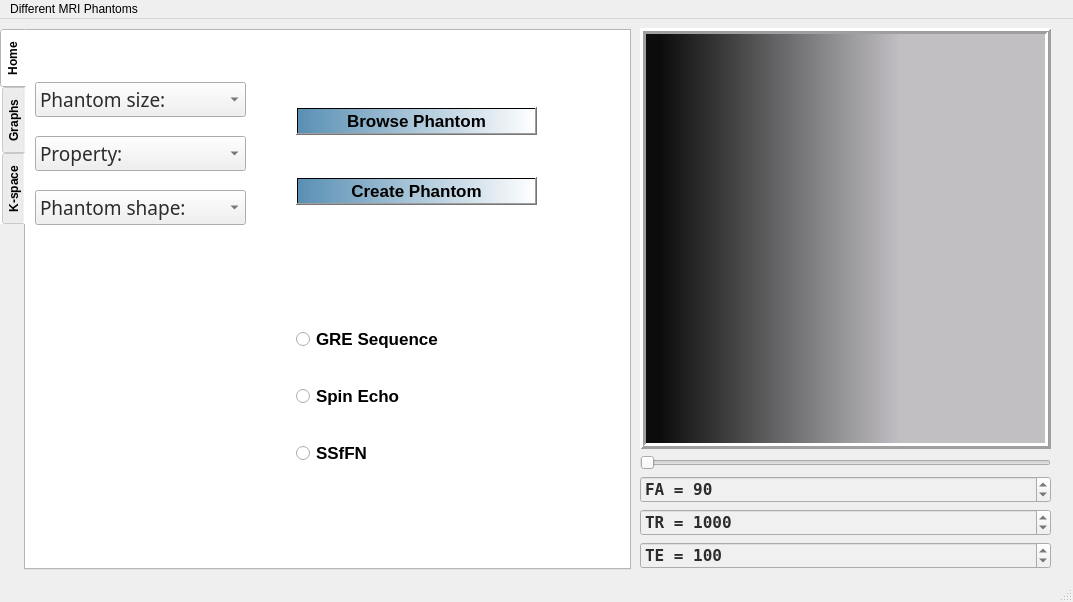
<?xml version="1.0" encoding="UTF-8"?>
<ui version="4.0">
 <class>MainWindow</class>
 <widget class="QMainWindow" name="MainWindow">
  <property name="geometry">
   <rect>
    <x>0</x>
    <y>0</y>
    <width>1073</width>
    <height>602</height>
   </rect>
  </property>
  <property name="windowTitle">
   <string>MainWindow</string>
  </property>
  <widget class="QWidget" name="centralwidget">
   <widget class="QTabWidget" name="tabWidget">
    <property name="geometry">
     <rect>
      <x>0</x>
      <y>10</y>
      <width>631</width>
      <height>541</height>
     </rect>
    </property>
    <property name="font">
     <font>
      <pointsize>9</pointsize>
      <weight>75</weight>
      <italic>false</italic>
      <bold>true</bold>
     </font>
    </property>
    <property name="autoFillBackground">
     <bool>false</bool>
    </property>
    <property name="styleSheet">
     <string notr="true">background-color:rgb(255, 255, 255)</string>
    </property>
    <property name="tabPosition">
     <enum>QTabWidget::West</enum>
    </property>
    <property name="tabShape">
     <enum>QTabWidget::Rounded</enum>
    </property>
    <property name="currentIndex">
     <number>0</number>
    </property>
    <property name="elideMode">
     <enum>Qt::ElideNone</enum>
    </property>
    <widget class="QWidget" name="tab">
     <attribute name="title">
      <string>Home</string>
     </attribute>
     <widget class="QWidget" name="">
      <property name="geometry">
       <rect>
        <x>9</x>
        <y>38</y>
        <width>211</width>
        <height>171</height>
       </rect>
      </property>
      <layout class="QVBoxLayout" name="verticalLayout_3">
       <item>
        <widget class="QComboBox" name="comboBox_3">
         <property name="font">
          <font>
           <family>Baskerville Old Face</family>
           <pointsize>14</pointsize>
           <weight>50</weight>
           <bold>false</bold>
          </font>
         </property>
         <property name="styleSheet">
          <string notr="true">background-color:rgb(240, 240, 240);color: rgb(44, 44, 44)</string>
         </property>
         <property name="currentText">
          <string>Phantom size:</string>
         </property>
         <item>
          <property name="text">
           <string>Phantom size:</string>
          </property>
         </item>
         <item>
          <property name="text">
           <string>128</string>
          </property>
         </item>
         <item>
          <property name="text">
           <string>256</string>
          </property>
         </item>
         <item>
          <property name="text">
           <string>512</string>
          </property>
         </item>
        </widget>
       </item>
       <item>
        <widget class="QComboBox" name="comboBox_2">
         <property name="font">
          <font>
           <family>Baskerville Old Face</family>
           <pointsize>14</pointsize>
           <weight>50</weight>
           <bold>false</bold>
          </font>
         </property>
         <property name="styleSheet">
          <string notr="true">background-color:rgb(240, 240, 240);color: rgb(44, 44, 44)</string>
         </property>
         <item>
          <property name="text">
           <string>Property:</string>
          </property>
         </item>
         <item>
          <property name="text">
           <string>T1</string>
          </property>
         </item>
         <item>
          <property name="text">
           <string>T2</string>
          </property>
         </item>
         <item>
          <property name="text">
           <string>PD</string>
          </property>
         </item>
        </widget>
       </item>
       <item>
        <widget class="QComboBox" name="comboBox">
         <property name="sizePolicy">
          <sizepolicy hsizetype="Preferred" vsizetype="Fixed">
           <horstretch>0</horstretch>
           <verstretch>0</verstretch>
          </sizepolicy>
         </property>
         <property name="font">
          <font>
           <family>Baskerville Old Face</family>
           <pointsize>14</pointsize>
           <weight>50</weight>
           <bold>false</bold>
          </font>
         </property>
         <property name="styleSheet">
          <string notr="true">background-color:rgb(240, 240, 240);color: rgb(44, 44, 44)</string>
         </property>
         <item>
          <property name="text">
           <string>Phantom shape:</string>
          </property>
         </item>
         <item>
          <property name="text">
           <string>Shepp-Logan</string>
          </property>
         </item>
         <item>
          <property name="text">
           <string>Phantom 1</string>
          </property>
         </item>
         <item>
          <property name="text">
           <string>phantom 2</string>
          </property>
         </item>
        </widget>
       </item>
      </layout>
     </widget>
     <widget class="QWidget" name="">
      <property name="geometry">
       <rect>
        <x>270</x>
        <y>40</y>
        <width>241</width>
        <height>171</height>
       </rect>
      </property>
      <layout class="QVBoxLayout" name="verticalLayout_4">
       <item>
        <widget class="QPushButton" name="pushButton_2">
         <property name="font">
          <font>
           <pointsize>13</pointsize>
           <weight>75</weight>
           <bold>true</bold>
          </font>
         </property>
         <property name="cursor">
          <cursorShape>PointingHandCursor</cursorShape>
         </property>
         <property name="styleSheet">
          <string notr="true">background-color:qlineargradient(spread:pad, x1:0, y1:0, x2:1, y2:0, stop:0 rgba(60, 124, 166, 217), stop:1 rgba(255, 255, 255, 255))</string>
         </property>
         <property name="text">
          <string>Browse Phantom</string>
         </property>
         <property name="icon">
          <iconset>
           <normaloff>search-512.png</normaloff>search-512.png</iconset>
         </property>
         <property name="iconSize">
          <size>
           <width>35</width>
           <height>35</height>
          </size>
         </property>
        </widget>
       </item>
       <item>
        <widget class="QPushButton" name="pushButton">
         <property name="font">
          <font>
           <pointsize>13</pointsize>
           <weight>75</weight>
           <bold>true</bold>
           <underline>false</underline>
           <strikeout>false</strikeout>
           <kerning>true</kerning>
          </font>
         </property>
         <property name="cursor">
          <cursorShape>PointingHandCursor</cursorShape>
         </property>
         <property name="styleSheet">
          <string notr="true">background-color:qlineargradient(spread:pad, x1:0, y1:0, x2:1, y2:0, stop:0 rgba(60, 124, 166, 217), stop:1 rgba(255, 255, 255, 255))</string>
         </property>
         <property name="text">
          <string>Create Phantom</string>
         </property>
         <property name="icon">
          <iconset>
           <normaloff>img_172965.png</normaloff>img_172965.png</iconset>
         </property>
         <property name="iconSize">
          <size>
           <width>35</width>
           <height>35</height>
          </size>
         </property>
         <property name="autoDefault">
          <bool>false</bool>
         </property>
         <property name="default">
          <bool>false</bool>
         </property>
         <property name="flat">
          <bool>false</bool>
         </property>
        </widget>
       </item>
      </layout>
     </widget>
     <widget class="QWidget" name="">
      <property name="geometry">
       <rect>
        <x>270</x>
        <y>270</y>
        <width>241</width>
        <height>191</height>
       </rect>
      </property>
      <layout class="QVBoxLayout" name="verticalLayout_5">
       <item>
        <widget class="QRadioButton" name="radioButton">
         <property name="font">
          <font>
           <pointsize>13</pointsize>
           <weight>75</weight>
           <bold>true</bold>
          </font>
         </property>
         <property name="cursor">
          <cursorShape>ArrowCursor</cursorShape>
         </property>
         <property name="text">
          <string>GRE Sequence</string>
         </property>
        </widget>
       </item>
       <item>
        <widget class="QRadioButton" name="radioButton_2">
         <property name="font">
          <font>
           <pointsize>13</pointsize>
           <weight>75</weight>
           <bold>true</bold>
          </font>
         </property>
         <property name="text">
          <string>Spin Echo</string>
         </property>
        </widget>
       </item>
       <item>
        <widget class="QRadioButton" name="radioButton_3">
         <property name="font">
          <font>
           <pointsize>13</pointsize>
           <weight>75</weight>
           <bold>true</bold>
          </font>
         </property>
         <property name="text">
          <string>SSfFN</string>
         </property>
        </widget>
       </item>
      </layout>
     </widget>
    </widget>
    <widget class="QWidget" name="tab_2">
     <attribute name="title">
      <string>Graphs</string>
     </attribute>
     <layout class="QGridLayout" name="gridLayout_3">
      <item row="0" column="4">
       <spacer name="verticalSpacer_3">
        <property name="orientation">
         <enum>Qt::Vertical</enum>
        </property>
        <property name="sizeHint" stdset="0">
         <size>
          <width>20</width>
          <height>40</height>
         </size>
        </property>
       </spacer>
      </item>
      <item row="0" column="0">
       <spacer name="verticalSpacer_2">
        <property name="orientation">
         <enum>Qt::Vertical</enum>
        </property>
        <property name="sizeHint" stdset="0">
         <size>
          <width>20</width>
          <height>40</height>
         </size>
        </property>
       </spacer>
      </item>
      <item row="0" column="1">
       <widget class="QGraphicsView" name="T1">
        <property name="styleSheet">
         <string notr="true">background-color: rgb(0, 0, 0);</string>
        </property>
       </widget>
      </item>
      <item row="0" column="2">
       <spacer name="verticalSpacer">
        <property name="orientation">
         <enum>Qt::Vertical</enum>
        </property>
        <property name="sizeHint" stdset="0">
         <size>
          <width>20</width>
          <height>40</height>
         </size>
        </property>
       </spacer>
      </item>
      <item row="0" column="3">
       <widget class="QGraphicsView" name="T2">
        <property name="styleSheet">
         <string notr="true">background-color: rgb(0, 0, 0);</string>
        </property>
       </widget>
      </item>
      <item row="1" column="1" colspan="3">
       <spacer name="horizontalSpacer_4">
        <property name="orientation">
         <enum>Qt::Horizontal</enum>
        </property>
        <property name="sizeHint" stdset="0">
         <size>
          <width>40</width>
          <height>20</height>
         </size>
        </property>
       </spacer>
      </item>
      <item row="2" column="1">
       <widget class="QSpinBox" name="time_span">
        <property name="font">
         <font>
          <family>NSimSun</family>
          <pointsize>12</pointsize>
          <weight>75</weight>
          <bold>true</bold>
         </font>
        </property>
        <property name="styleSheet">
         <string notr="true">background-color:rgb(240, 240, 240);color: rgb(44, 44, 44)</string>
        </property>
        <property name="prefix">
         <string>t = </string>
        </property>
        <property name="maximum">
         <number>2000</number>
        </property>
       </widget>
      </item>
     </layout>
    </widget>
    <widget class="QWidget" name="tab_5">
     <attribute name="title">
      <string>K-space</string>
     </attribute>
     <widget class="QWidget" name="">
      <property name="geometry">
       <rect>
        <x>9</x>
        <y>9</y>
        <width>601</width>
        <height>351</height>
       </rect>
      </property>
      <layout class="QVBoxLayout" name="verticalLayout">
       <item>
        <layout class="QHBoxLayout" name="horizontalLayout">
         <item>
          <widget class="QLabel" name="label_2">
           <property name="sizePolicy">
            <sizepolicy hsizetype="Ignored" vsizetype="Ignored">
             <horstretch>0</horstretch>
             <verstretch>0</verstretch>
            </sizepolicy>
           </property>
           <property name="frameShape">
            <enum>QFrame::Box</enum>
           </property>
           <property name="frameShadow">
            <enum>QFrame::Sunken</enum>
           </property>
           <property name="text">
            <string/>
           </property>
           <property name="scaledContents">
            <bool>true</bool>
           </property>
          </widget>
         </item>
         <item>
          <widget class="QLabel" name="label_3">
           <property name="sizePolicy">
            <sizepolicy hsizetype="Ignored" vsizetype="Ignored">
             <horstretch>0</horstretch>
             <verstretch>0</verstretch>
            </sizepolicy>
           </property>
           <property name="frameShape">
            <enum>QFrame::Box</enum>
           </property>
           <property name="frameShadow">
            <enum>QFrame::Sunken</enum>
           </property>
           <property name="text">
            <string/>
           </property>
           <property name="scaledContents">
            <bool>true</bool>
           </property>
          </widget>
         </item>
        </layout>
       </item>
       <item>
        <widget class="QPushButton" name="pushButton_3">
         <property name="sizePolicy">
          <sizepolicy hsizetype="Preferred" vsizetype="Fixed">
           <horstretch>0</horstretch>
           <verstretch>0</verstretch>
          </sizepolicy>
         </property>
         <property name="font">
          <font>
           <pointsize>12</pointsize>
           <weight>75</weight>
           <italic>false</italic>
           <bold>true</bold>
           <strikeout>false</strikeout>
          </font>
         </property>
         <property name="styleSheet">
          <string notr="true">background-color:qlineargradient(spread:pad, x1:0, y1:0, x2:1, y2:0, stop:0 rgba(60, 124, 166, 217), stop:1 rgba(255, 255, 255, 255))</string>
         </property>
         <property name="text">
          <string>Start</string>
         </property>
        </widget>
       </item>
      </layout>
     </widget>
    </widget>
   </widget>
   <widget class="QWidget" name="">
    <property name="geometry">
     <rect>
      <x>640</x>
      <y>9</y>
      <width>411</width>
      <height>541</height>
     </rect>
    </property>
    <layout class="QVBoxLayout" name="verticalLayout_2">
     <item>
      <widget class="QLabel" name="label">
       <property name="sizePolicy">
        <sizepolicy hsizetype="Ignored" vsizetype="Ignored">
         <horstretch>0</horstretch>
         <verstretch>0</verstretch>
        </sizepolicy>
       </property>
       <property name="cursor">
        <cursorShape>CrossCursor</cursorShape>
       </property>
       <property name="styleSheet">
        <string notr="true">background-color:qlineargradient(spread:repeat, x1:0, y1:0, x2:1, y2:0, stop:0.0497512 rgba(0, 0, 0, 242), stop:0.631841 rgba(191, 189, 193, 245))</string>
       </property>
       <property name="frameShape">
        <enum>QFrame::Box</enum>
       </property>
       <property name="frameShadow">
        <enum>QFrame::Raised</enum>
       </property>
       <property name="lineWidth">
        <number>3</number>
       </property>
       <property name="midLineWidth">
        <number>0</number>
       </property>
       <property name="text">
        <string/>
       </property>
       <property name="textFormat">
        <enum>Qt::AutoText</enum>
       </property>
       <property name="scaledContents">
        <bool>true</bool>
       </property>
      </widget>
     </item>
     <item>
      <widget class="QSlider" name="horizontalSlider">
       <property name="orientation">
        <enum>Qt::Horizontal</enum>
       </property>
      </widget>
     </item>
     <item>
      <widget class="QSpinBox" name="FA">
       <property name="font">
        <font>
         <family>NSimSun</family>
         <pointsize>12</pointsize>
         <weight>75</weight>
         <bold>true</bold>
        </font>
       </property>
       <property name="styleSheet">
        <string notr="true">background-color:rgb(240, 240, 240);color: rgb(44, 44, 44)</string>
       </property>
       <property name="prefix">
        <string>FA = </string>
       </property>
       <property name="maximum">
        <number>360</number>
       </property>
       <property name="value">
        <number>90</number>
       </property>
      </widget>
     </item>
     <item>
      <widget class="QSpinBox" name="TR">
       <property name="font">
        <font>
         <family>NSimSun</family>
         <pointsize>12</pointsize>
         <weight>75</weight>
         <bold>true</bold>
        </font>
       </property>
       <property name="styleSheet">
        <string notr="true">background-color:rgb(240, 240, 240);color: rgb(44, 44, 44)</string>
       </property>
       <property name="prefix">
        <string>TR = </string>
       </property>
       <property name="maximum">
        <number>20000</number>
       </property>
       <property name="value">
        <number>1000</number>
       </property>
      </widget>
     </item>
     <item>
      <widget class="QSpinBox" name="TE">
       <property name="font">
        <font>
         <family>NSimSun</family>
         <pointsize>12</pointsize>
         <weight>75</weight>
         <bold>true</bold>
        </font>
       </property>
       <property name="styleSheet">
        <string notr="true">background-color:rgb(240, 240, 240);color: rgb(44, 44, 44)</string>
       </property>
       <property name="suffix">
        <string/>
       </property>
       <property name="prefix">
        <string>TE = </string>
       </property>
       <property name="maximum">
        <number>2000</number>
       </property>
       <property name="value">
        <number>100</number>
       </property>
      </widget>
     </item>
    </layout>
   </widget>
  </widget>
  <widget class="QMenuBar" name="menubar">
   <property name="geometry">
    <rect>
     <x>0</x>
     <y>0</y>
     <width>1073</width>
     <height>20</height>
    </rect>
   </property>
   <widget class="QMenu" name="menuShepp_Logan_phantom_and_features">
    <property name="tearOffEnabled">
     <bool>false</bool>
    </property>
    <property name="title">
     <string>Different MRI Phantoms</string>
    </property>
    <property name="separatorsCollapsible">
     <bool>false</bool>
    </property>
    <property name="toolTipsVisible">
     <bool>false</bool>
    </property>
   </widget>
   <addaction name="menuShepp_Logan_phantom_and_features"/>
  </widget>
  <widget class="QStatusBar" name="statusbar"/>
 </widget>
 <resources/>
 <connections/>
</ui>
